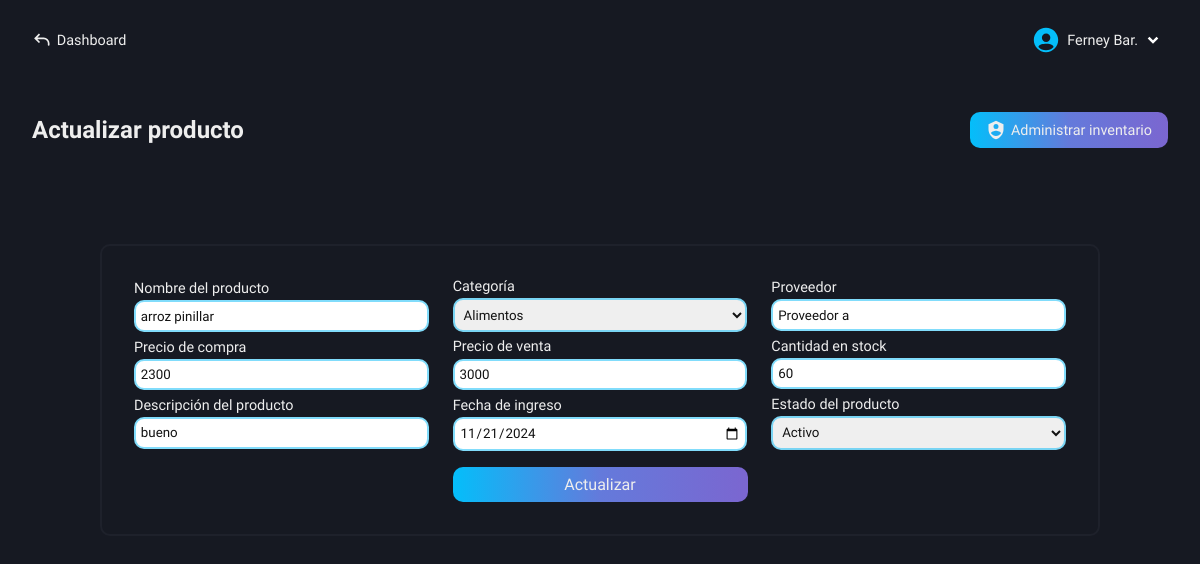
Before: /roles/store/inventory/functions/get-data.php?id=2 (signed in) with the older database file.
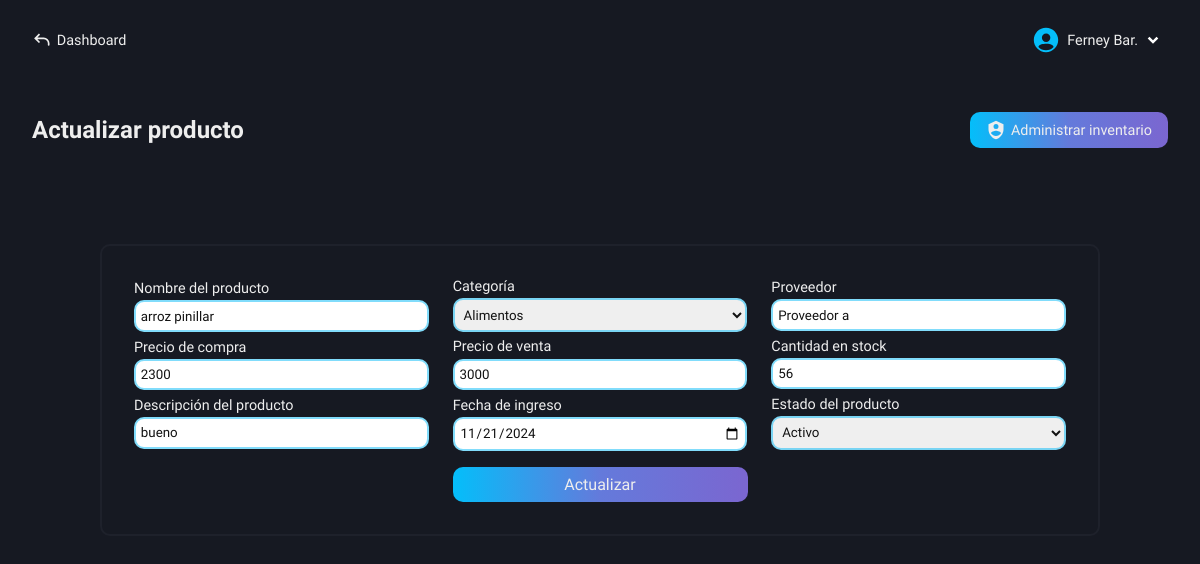
After: the same page with the newer database file.
### tables this page shows
CREATE TABLE `inventory_products` (
  `id` int(11) NOT NULL AUTO_INCREMENT,
  `id_category` int(11) NOT NULL,
  `product_name` varchar(100) NOT NULL,
  `supplier` varchar(100) NOT NULL,
  `purchase_price` decimal(50,0) NOT NULL,
  `sale_price` decimal(50,0) NOT NULL,
  `stock_quantity` int(11) NOT NULL,
  `product_description` varchar(500) NOT NULL,
  `entry_date` date NOT NULL,
  `product_status` varchar(100) NOT NULL,
  PRIMARY KEY (`id`)
);

### roles/store/inventory/functions/get-data.php (the view, shortened to what the changed rows need)
<!DOCTYPE html>
<html lang="es">
<head>
    <link rel="stylesheet" href="../../../../css/store/update-products.css">
    <?php
        include("../../../../conexion.php");
        if (isset($_GET['id'])) {
            $id_product = $_GET['id'];
        }
        $queryProduct = "SELECT * FROM inventory_products WHERE id = $id_product";
        $result = mysqli_query($conexion, $queryProduct);
        $row = mysqli_fetch_array($result);
    ?>
</head>
<body>
    <main class="main">
        <section class="update-products-form" id="hidden-modal">
            <div class="update-form">
                <div class="tlt-button">
                    <h2 class="tlt-function">Actualizar producto</h2>
                </div>
                <div class="content-form">
                    <form action="update.php?id=<?php echo $id_product ?>" method="POST" class="form">
                        <div class="alls">
                            <div class="content-labels-inputs">
                                <div class="label-input">
                                    <label for="name-product">Nombre del producto</label>
                                    <input type="text" name="name-product" class="input-form b-col-fcs-val" placeholder="Nombre del producto" value="<?php echo $row['product_name'] ?>" required>
                                </div>
                                <div class="label-input">
                                    <label for="purchase-price">Precio de compra</label>
                                    <input type="number" name="purchase-price" class="input-form b-col-fcs-val" placeholder="Precio de compra" value="<?php echo $row['purchase_price'] ?>" required>
                                </div>
                                <div class="label-input">
                                    <label for="product-description">Descripción del producto</label>
                                    <input type="text" name="product-description" class="input-form b-col-fcs-val" placeholder="Descripción" value="<?php echo $row['product_description'] ?>" required>
                                </div>
                            </div>
                            <div class="content-labels-inputs">
                                <div class="label-input">
                                    <label for="sale-price">Precio de venta</label>
                                    <input type="number" name="sale-price" class="input-form b-col-fcs-val" placeholder="Precio de venta" value="<?php echo $row['sale_price'] ?>" required>
                                </div>
                                <div class="label-input">
                                    <label for="entry-date">Fecha de ingreso</label>
                                    <input type="date" name="entry-date" class="input-form b-col-fcs-val" value="<?php echo $row['entry_date'] ?>" required>
                                </div>
                            </div>
                            <div class="content-labels-inputs">
                                <div class="label-input">
                                    <label for="supplier">Proveedor</label>
                                    <input type="text" name="supplier" class="input-form b-col-fcs-val" placeholder="Proveedor" value="<?php echo $row['supplier'] ?>" required>
                                </div>
                                <div class="label-input">
                                    <label for="quantity-stock">Cantidad en stock</label>
                                    <input type="text" name="quantity-stock" class="input-form b-col-fcs-val" placeholder="Cantidad disponible" value="<?php echo $row['stock_quantity'] ?>" required>
                                </div>
                                <div class="label-input">
                                    <label for="product-status">Estado del producto</label>
                                    <select name="product-status" class="select b-col-fcs-val" required>
                                        <option value="<?php echo $row['product_status'] ?>"><?php echo $row['product_status'] ?></option>
                                    </select>
                                </div>
                            </div>
                        </div>
                    </form>
                </div>
            </div>
        </section>
    </main>
</body>
</html>

Changed rows visible on the page:
changed inventory_products "arroz pinillar": quantity-stock "60" → "56"
